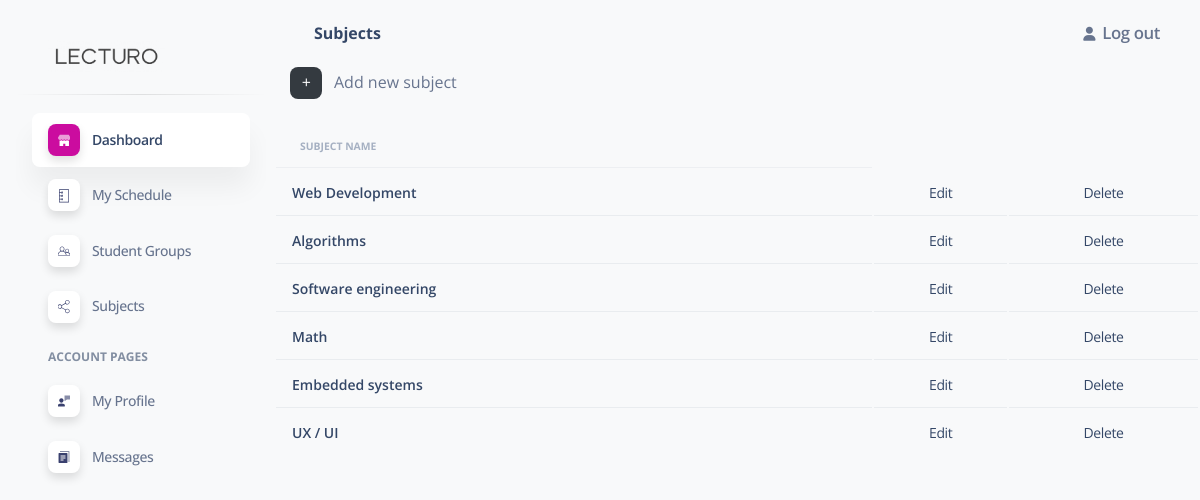
Page /subjects/ (signed in) on the committed database.
### panel/models.py (models this page shows, shortened)
class Subject(models.Model):
    id = models.UUIDField(default=uuid.uuid4,unique=True,primary_key=True,editable=False,blank=False,null=False)
    name = models.CharField(max_length=100,blank=False,null=False)

### panel/views.py (the view)
# urls.py: path('subjects/',views.subjects,name='subjects'),
@login_required(login_url='userLogin')
def subjects(request):
    label = "Subjects"
    subjects = Subject.objects.all()
    context = {'subjects':subjects,'label':label}
    return render(request,'subjects.html',context=context)

### panel/templates/subjects.html
{% extends 'main.html' %}
{% block body %}
<div style="display: flex; align-items: center; margin-left: 1em;">
    <a href="{% url 'createSubject' %}">
        <div class="icon icon-shape icon-sm border-radius-md text-center me-2 d-flex align-items-center justify-content-center add-button">
            +
        </div>
    </a>
    <span class="nav-link-text ms-1">Add new subject</span>
</div>
<br>
<table class="table align-items-center mb-0" id="groupTable">
    <thead>
      <tr>
        <th class="text-uppercase text-secondary text-xxs font-weight-bolder opacity-7 ">Subject Name</th>
      </tr>
    </thead>
    <tbody>
        {% for subject in subjects %}
        <tr>
            <td>
                <div class="d-flex px-2 py-1">
                    <div class="d-flex flex-column justify-content-">
                        <h6 class="mb-0 text-sm">{{subject.name}}</h6>
                    </div>
                </div>
            </td>
            <td class="align-middle text-center text-sm">
                <a href="{% url 'editSubject' subject.id %}">Edit</a>
            </td>
            <td class="align-middle text-center text-sm">
                <a href="{% url 'deleteSubject' subject.id %}">Delete</a>
            </td>
        </tr>
        {% endfor %}
    </tbody>
  </table>
{% endblock body %}

### static/assets/css/nucleo-svg.css (style rules this page uses)
.icon { display: inline-block; color: #111111; height: 1em; width: 1em; }
.icon-sm { height: 0.8em; width: 0.8em; }
.icon { fill: currentColor; stroke: none; }

### rows in the picture
Subject: name "Web Development"
Subject: name "Algorithms"
Subject: name "Software engineering"
Subject: name "Math"
Subject: name "Embedded systems"
Subject: name "UX / UI"

### other values in the picture
{{ label }} "Subjects"
